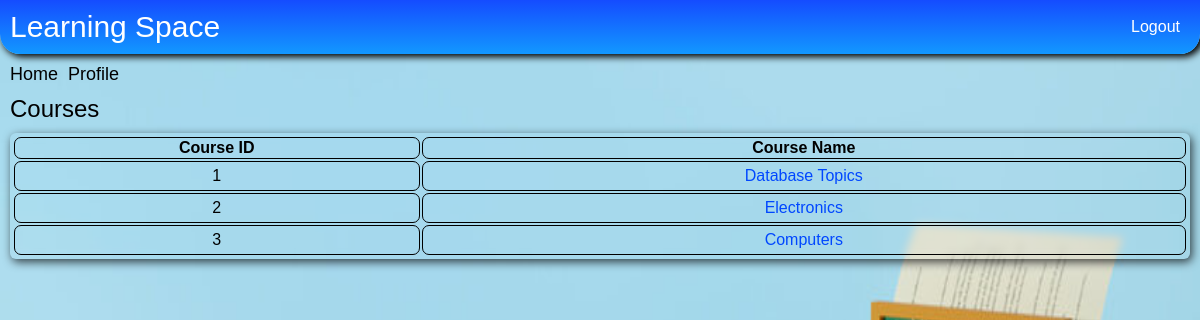
/course/list (signed in), run on the app's committed database.
### e_learn/models.py (models this page shows)
class Course(models.Model):
    name = models.CharField(max_length=60)
    description = models.TextField(default=None, null=True, blank=True)
    institution = models.ForeignKey(Institution, on_delete=models.CASCADE)

### e_learn/views.py (the view)
# urls.py: path('course/list', views.course_list, name='course_list'),
@login_required(login_url='institution_login')
def course_list(request):
    try:
        current_institution = Institution.objects.get(user=request.user)
    except Exception as e:
        return render(request, 'institution_home.html', {'msg': 'Institution details not found!'})
    try:
        course_lst = Course.objects.filter(institution=current_institution)
        if len(course_lst) == 0:
            return render(request, 'institution_home.html',
                          {'msg': 'Course not created yet, try creating a new course!'})
        return render(request, 'course_list.html', {'course_list': course_lst, 'course_exist': True})
    except Exception as e:
        return render(request, 'institution_home.html', {'msg': 'Course not created yet, try creating a new course!'})

### e_learn/templates/course_list.html (shortened to what this page needs)
{% extends "base_loggedIn.html" %}
{% block body %}
    {% load static %}
    <link rel="stylesheet" type="text/css" href="{% static 'css/table_pages.css' %}"/>
    <div class="course-list-page">
        <div class="course-list-header">
            <a href="{% url 'institution_home' %}">Home</a>
            <a href="{% url 'institution_home' %}?request_profile=True">Profile</a>
        </div>
        <span class="title">Courses</span>
        {% if course_exist %}
            <table class="table-class">
                <thead>
                <tr>
                    <th scope="col" style="border: 1px solid black;">Course ID</th>
                    <th scope="col" style="border: 1px solid black;">Course Name</th>
                </tr>
                </thead>
                <tbody>
                {% for course in course_list %}
                    <tr>
                        <td style="border: 1px solid black; padding: 5px" align="center">{{ course.id }}</td>
                        <td style="border: 1px solid black; padding: 5px" align="center"><a
                                href="{% url 'complete_course_details' %}?course_id={{ course.id }}"> {{ course.name }} </a>
                        </td>
                    </tr>
                {% endfor %}
                </tbody>
            </table>
        {% endif %}
    </div>
{% endblock %}

### e_learn/static/css/base_loggedIn.css (style rules this page uses)
body { margin: 0px; background-image: url('../assets/book.jpeg'); background-size: 100% 100%; background-repeat: no-repeat; background-position: center center; height: 100vh; width: 100vw; font-family: Arial, sans-serif; color: black; }

### e_learn/static/css/table_pages.css (style rules this page uses)
.course-list-page { display: flex; flex-direction: column; }
.course-list-page .course-list-header { display: flex; font-size: 18px; }
.course-list-page .course-list-header > a { text-decoration: none; color: #000000; padding-right: 10px; }
.course-list-page .title { font-size: 24px; padding: 10px 0; }
.course-list-page .table-class { border-radius: 6px; padding: 2px; backdrop-filter: blur(4px); -webkit-backdrop-filter: blur(4px); box-shadow: 2px 3px 10px 0px rgba(0, 0, 0, 0.71); -webkit-box-shadow: 2px 3px 10px 0px rgba(0, 0, 0, 0.71); -moz-box-shadow: 2px 3px 10px 0px rgba(0, 0, 0, 0.71); }
.course-list-page .table-class a { margin: 10px; border: none; align-self: center; text-decoration: none; color: #0047ff; cursor: pointer; outline: none; }
.course-list-page .table-class tr, .course-list-page .table-class th, .course-list-page .table-class td { border-radius: 7px; }

### data on the page
Course: id "1", name "Database Topics"
Course: id "2", name "Electronics"
Course: id "3", name "Computers"
